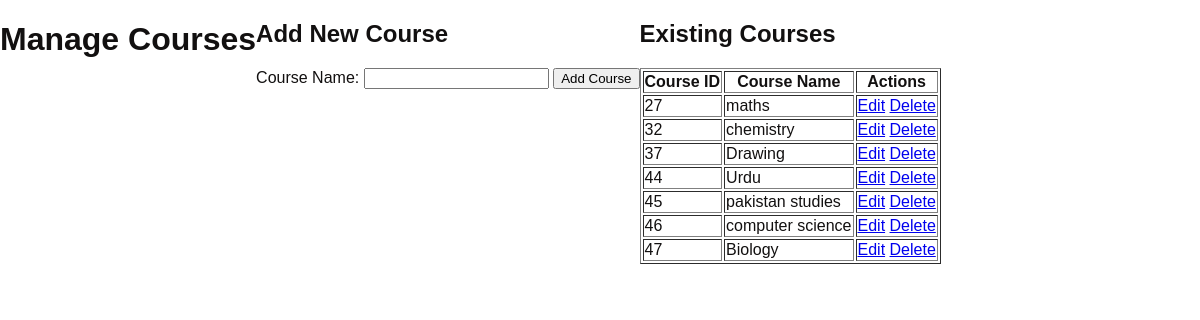
The app's page /admin/manage_courses.php (signed in) with its own data.
### tables this page shows
CREATE TABLE `courses` (
  `course_id` int(11) NOT NULL,
  `course_name` varchar(255) NOT NULL,
  `created_at` timestamp NOT NULL DEFAULT current_timestamp(),
  `updated_at` timestamp NOT NULL DEFAULT current_timestamp() ON UPDATE current_timestamp()
);

### admin/manage_courses.php (the view, shortened to what this page needs)
<?php
require '../student_dashboard/db_connection.php';
$query = "SELECT * FROM courses";
$result = $conn->query($query);
?>
<!DOCTYPE html>
<html lang="en">
<head>
    <link rel="stylesheet" href="styles.css">
</head>
<body>
    <h1>Manage Courses</h1>
    <div class="add-course">
        <h2>Add New Course</h2>
        <form action="action_button.php" method="POST">
            <label for="course">Course Name:</label>
            <input type="text" id="course" name="course" required>
            <button type="submit">Add Course</button>
        </form>
    </div>
    <div class="course-list">
        <h2>Existing Courses</h2>
        <?php if ($result && $result->num_rows > 0): ?>
            <table border="1">
                <thead>
                    <tr>
                        <th>Course ID</th>
                        <th>Course Name</th>
                        <th>Actions</th>
                    </tr>
                </thead>
                <tbody>
                    <?php while ($row = $result->fetch_assoc()): ?>
                        <tr>
                            <td><?php echo htmlspecialchars($row['course_id']); ?></td>
                            <td><?php echo htmlspecialchars($row['course_name']); ?></td>
                            <td>
                                <a href="edit_course.php?course_id=<?php echo $row['course_id']; ?>">Edit</a>
                                <a href="delete_course.php?course_id=<?php echo $row['course_id']; ?>" onclick="return confirm('Are you sure you want to delete this course?');">Delete</a>
                            </td>
                        </tr>
                    <?php endwhile; ?>
                </tbody>
            </table>
        <?php else: ?>
            <p>No courses found.</p>
        <?php endif; ?>
    </div>
</body>
</html>

### teacher_dashboard/styles.css (style rules this page uses)
body { margin: 0; font-family: Arial, sans-serif; display: flex; color: #121010; }

### records on screen
courses: course_id "27", course_name "maths"
courses: course_id "32", course_name "chemistry"
courses: course_id "37", course_name "Drawing"
courses: course_id "44", course_name "Urdu"
courses: course_id "45", course_name "pakistan studies"
courses: course_id "46", course_name "computer science"
courses: course_id "47", course_name "Biology"
